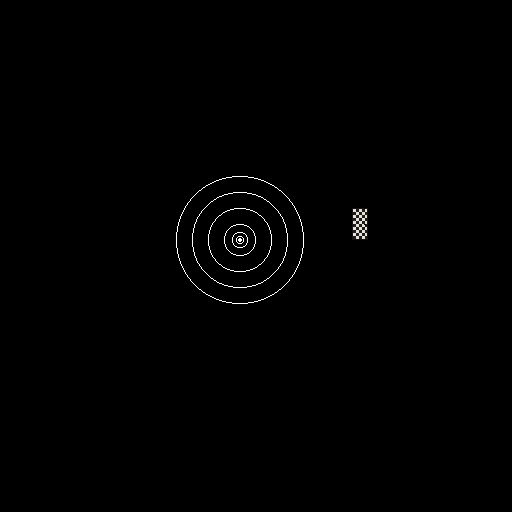

This game map was drawn from its Tiled (.tmx) file and the tilesets committed beside it. A one-line description and the full map source follow:
An orthogonal 32x32 tile map with 16x16 px tiles, 2 tile layers (Tile Layer 1, Above), 2 tilesets and 4 objects.

<map version="1.10" tiledversion="1.10.1" orientation="orthogonal" renderorder="right-down" width="32" height="32" tilewidth="16" tileheight="16" infinite="0" nextlayerid="4" nextobjectid="9">
 <properties>
  <property name="height" type="int" value="0" />
  <property name="music" value="newworld" />
  <property name="walkableBackground" type="bool" value="true" />
 </properties>
 <tileset firstgid="1" source="doors.tsx" />
 <tileset firstgid="19" source="nexus_pattern.tsx" />
 <layer id="1" name="Tile Layer 1" width="32" height="32">
  <data encoding="csv">
0,0,0,0,0,0,0,0,0,0,0,0,0,0,0,0,0,0,0,0,0,0,0,0,0,0,0,0,0,0,0,0,
0,0,0,0,0,0,0,0,0,0,0,0,0,0,0,0,0,0,0,0,0,0,0,0,0,0,0,0,0,0,0,0,
0,0,0,0,0,0,0,0,0,0,0,0,0,0,0,0,0,0,0,0,0,0,0,0,0,0,0,0,0,0,0,0,
0,0,0,0,0,0,0,0,0,0,0,0,0,0,0,0,0,0,0,0,0,0,0,0,0,0,0,0,0,0,0,0,
0,0,0,0,0,0,0,0,0,0,0,0,0,0,0,0,0,0,0,0,0,0,0,0,0,0,0,0,0,0,0,0,
0,0,0,0,0,0,0,0,0,0,0,0,0,0,0,0,0,0,0,0,0,0,0,0,0,0,0,0,0,0,0,0,
0,0,0,0,0,0,0,0,0,0,0,0,0,0,0,0,0,0,0,0,0,0,0,0,0,0,0,0,0,0,0,0,
0,0,0,0,0,0,0,0,0,0,0,0,0,0,0,0,0,0,0,0,0,0,0,0,0,0,0,0,0,0,0,0,
0,0,0,0,0,0,0,0,0,0,0,0,0,0,0,0,0,0,0,0,0,0,0,0,0,0,0,0,0,0,0,0,
0,0,0,0,0,0,0,0,0,0,0,0,0,0,0,0,0,0,0,0,0,0,0,0,0,0,0,0,0,0,0,0,
0,0,0,0,0,0,0,0,0,0,0,0,0,0,0,0,0,0,0,0,0,0,0,0,0,0,0,0,0,0,0,0,
0,0,0,0,0,0,0,0,0,0,0,19,20,21,22,23,24,25,26,0,0,0,0,0,0,0,0,0,0,0,0,0,
0,0,0,0,0,0,0,0,0,0,0,27,28,29,30,31,32,33,34,0,0,0,0,0,0,0,0,0,0,0,0,0,
0,0,0,0,0,0,0,0,0,0,0,35,36,37,38,39,40,41,42,0,0,0,0,0,0,0,0,0,0,0,0,0,
0,0,0,0,0,0,0,0,0,0,0,43,44,45,46,47,48,49,50,0,0,0,0,0,0,0,0,0,0,0,0,0,
0,0,0,0,0,0,0,0,0,0,0,51,52,53,54,55,56,57,58,0,0,0,0,0,0,0,0,0,0,0,0,0,
0,0,0,0,0,0,0,0,0,0,0,59,60,61,62,63,64,65,66,0,0,0,0,0,0,0,0,0,0,0,0,0,
0,0,0,0,0,0,0,0,0,0,0,67,68,69,70,71,72,73,74,0,0,0,0,0,0,0,0,0,0,0,0,0,
0,0,0,0,0,0,0,0,0,0,0,75,76,77,78,79,80,81,82,0,0,0,0,0,0,0,0,0,0,0,0,0,
0,0,0,0,0,0,0,0,0,0,0,0,0,0,0,0,0,0,0,0,0,0,0,0,0,0,0,0,0,0,0,0,
0,0,0,0,0,0,0,0,0,0,0,0,0,0,0,0,0,0,0,0,0,0,0,0,0,0,0,0,0,0,0,0,
0,0,0,0,0,0,0,0,0,0,0,0,0,0,0,0,0,0,0,0,0,0,0,0,0,0,0,0,0,0,0,0,
0,0,0,0,0,0,0,0,0,0,0,0,0,0,0,0,0,0,0,0,0,0,0,0,0,0,0,0,0,0,0,0,
0,0,0,0,0,0,0,0,0,0,0,0,0,0,0,0,0,0,0,0,0,0,0,0,0,0,0,0,0,0,0,0,
0,0,0,0,0,0,0,0,0,0,0,0,0,0,0,0,0,0,0,0,0,0,0,0,0,0,0,0,0,0,0,0,
0,0,0,0,0,0,0,0,0,0,0,0,0,0,0,0,0,0,0,0,0,0,0,0,0,0,0,0,0,0,0,0,
0,0,0,0,0,0,0,0,0,0,0,0,0,0,0,0,0,0,0,0,0,0,0,0,0,0,0,0,0,0,0,0,
0,0,0,0,0,0,0,0,0,0,0,0,0,0,0,0,0,0,0,0,0,0,0,0,0,0,0,0,0,0,0,0,
0,0,0,0,0,0,0,0,0,0,0,0,0,0,0,0,0,0,0,0,0,0,0,0,0,0,0,0,0,0,0,0,
0,0,0,0,0,0,0,0,0,0,0,0,0,0,0,0,0,0,0,0,0,0,0,0,0,0,0,0,0,0,0,0,
0,0,0,0,0,0,0,0,0,0,0,0,0,0,0,0,0,0,0,0,0,0,0,0,0,0,0,0,0,0,0,0,
0,0,0,0,0,0,0,0,0,0,0,0,0,0,0,0,0,0,0,0,0,0,0,0,0,0,0,0,0,0,0,0
</data>
 </layer>
 <objectgroup id="2" name="Doors">
  <object id="1" gid="1" x="112" y="256" width="16" height="32">
   <properties>
    <property name="warpMap" value="Maps\tileWorld1.tmx" />
    <property name="warpX" type="float" value="6" />
    <property name="warpY" type="float" value="8" />
   </properties>
  </object>
  <object id="4" gid="4" x="128" y="336" width="16" height="32">
   <properties>
    <property name="warpMap" value="Maps\testLooping.tmx" />
    <property name="warpX" type="float" value="7" />
    <property name="warpY" type="float" value="12" />
   </properties>
  </object>
  <object id="5" gid="7" x="144" y="176" width="16" height="32">
   <properties>
    <property name="warpMap" value="Maps\whiteWorld.tmx" />
    <property name="warpX" type="float" value="15" />
    <property name="warpY" type="float" value="3" />
   </properties>
  </object>
  <object id="8" gid="4" x="352" y="256" width="16" height="16">
   <properties>
    <property name="actions">[{
	"trigger": {
		"type": "use",
		"face": "bottom"
	},
	"action": {
		"type": "warp",
		"map": "blue_ghost_world.tmx",
		"pos": { "x": 5, "y": 5 },
		"transition": "fade"
	}
}]</property>
    <property name="height" type="int" value="0" />
   </properties>
  </object>
 </objectgroup>
 <layer id="3" name="Above" width="32" height="32">
  <data encoding="csv">
0,0,0,0,0,0,0,0,0,0,0,0,0,0,0,0,0,0,0,0,0,0,0,0,0,0,0,0,0,0,0,0,
0,0,0,0,0,0,0,0,0,0,0,0,0,0,0,0,0,0,0,0,0,0,0,0,0,0,0,0,0,0,0,0,
0,0,0,0,0,0,0,0,0,0,0,0,0,0,0,0,0,0,0,0,0,0,0,0,0,0,0,0,0,0,0,0,
0,0,0,0,0,0,0,0,0,0,0,0,0,0,0,0,0,0,0,0,0,0,0,0,0,0,0,0,0,0,0,0,
0,0,0,0,0,0,0,0,0,0,0,0,0,0,0,0,0,0,0,0,0,0,0,0,0,0,0,0,0,0,0,0,
0,0,0,0,0,0,0,0,0,0,0,0,0,0,0,0,0,0,0,0,0,0,0,0,0,0,0,0,0,0,0,0,
0,0,0,0,0,0,0,0,0,0,0,0,0,0,0,0,0,0,0,0,0,0,0,0,0,0,0,0,0,0,0,0,
0,0,0,0,0,0,0,0,0,0,0,0,0,0,0,0,0,0,0,0,0,0,0,0,0,0,0,0,0,0,0,0,
0,0,0,0,0,0,0,0,0,0,0,0,0,0,0,0,0,0,0,0,0,0,0,0,0,0,0,0,0,0,0,0,
0,0,0,0,0,0,0,0,0,0,0,0,0,0,0,0,0,0,0,0,0,0,0,0,0,0,0,0,0,0,0,0,
0,0,0,0,0,0,0,0,0,0,0,0,0,0,0,0,0,0,0,0,0,0,0,0,0,0,0,0,0,0,0,0,
0,0,0,0,0,0,0,0,0,0,0,0,0,0,0,0,0,0,0,0,0,0,0,0,0,0,0,0,0,0,0,0,
0,0,0,0,0,0,0,0,0,0,0,0,0,0,0,0,0,0,0,0,0,0,0,0,0,0,0,0,0,0,0,0,
0,0,0,0,0,0,0,0,0,0,0,0,0,0,0,0,0,0,0,0,0,0,0,0,0,0,0,0,0,0,0,0,
0,0,0,0,0,0,0,0,0,0,0,0,0,0,0,0,0,0,0,0,0,0,1,0,0,0,0,0,0,0,0,0,
0,0,0,0,0,0,0,0,0,0,0,0,0,0,0,0,0,0,0,0,0,0,0,0,0,0,0,0,0,0,0,0,
0,0,0,0,0,0,0,0,0,0,0,0,0,0,0,0,0,0,0,0,0,0,0,0,0,0,0,0,0,0,0,0,
0,0,0,0,0,0,0,0,0,0,0,0,0,0,0,0,0,0,0,0,0,0,0,0,0,0,0,0,0,0,0,0,
0,0,0,0,0,0,0,0,0,0,0,0,0,0,0,0,0,0,0,0,0,0,0,0,0,0,0,0,0,0,0,0,
0,0,0,0,0,0,0,0,0,0,0,0,0,0,0,0,0,0,0,0,0,0,0,0,0,0,0,0,0,0,0,0,
0,0,0,0,0,0,0,0,0,0,0,0,0,0,0,0,0,0,0,0,0,0,0,0,0,0,0,0,0,0,0,0,
0,0,0,0,0,0,0,0,0,0,0,0,0,0,0,0,0,0,0,0,0,0,0,0,0,0,0,0,0,0,0,0,
0,0,0,0,0,0,0,0,0,0,0,0,0,0,0,0,0,0,0,0,0,0,0,0,0,0,0,0,0,0,0,0,
0,0,0,0,0,0,0,0,0,0,0,0,0,0,0,0,0,0,0,0,0,0,0,0,0,0,0,0,0,0,0,0,
0,0,0,0,0,0,0,0,0,0,0,0,0,0,0,0,0,0,0,0,0,0,0,0,0,0,0,0,0,0,0,0,
0,0,0,0,0,0,0,0,0,0,0,0,0,0,0,0,0,0,0,0,0,0,0,0,0,0,0,0,0,0,0,0,
0,0,0,0,0,0,0,0,0,0,0,0,0,0,0,0,0,0,0,0,0,0,0,0,0,0,0,0,0,0,0,0,
0,0,0,0,0,0,0,0,0,0,0,0,0,0,0,0,0,0,0,0,0,0,0,0,0,0,0,0,0,0,0,0,
0,0,0,0,0,0,0,0,0,0,0,0,0,0,0,0,0,0,0,0,0,0,0,0,0,0,0,0,0,0,0,0,
0,0,0,0,0,0,0,0,0,0,0,0,0,0,0,0,0,0,0,0,0,0,0,0,0,0,0,0,0,0,0,0,
0,0,0,0,0,0,0,0,0,0,0,0,0,0,0,0,0,0,0,0,0,0,0,0,0,0,0,0,0,0,0,0,
0,0,0,0,0,0,0,0,0,0,0,0,0,0,0,0,0,0,0,0,0,0,0,0,0,0,0,0,0,0,0,0
</data>
 </layer>
</map>
